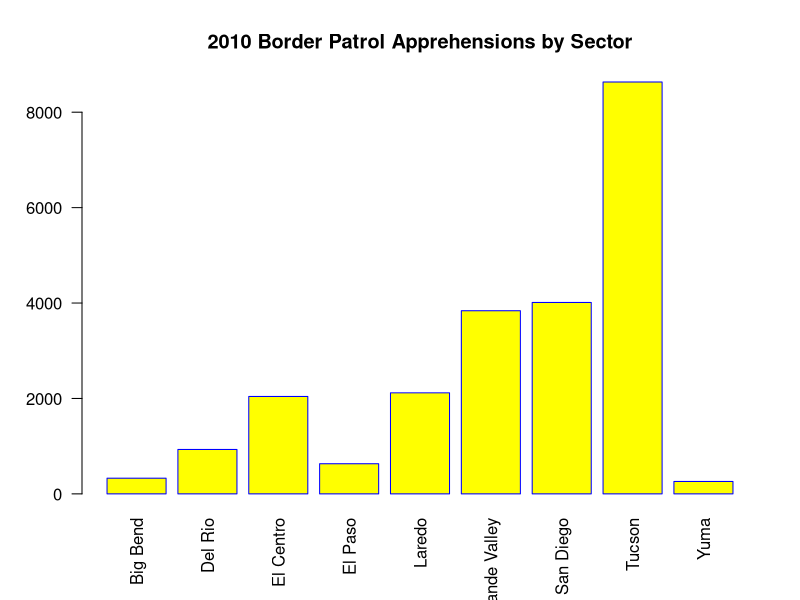
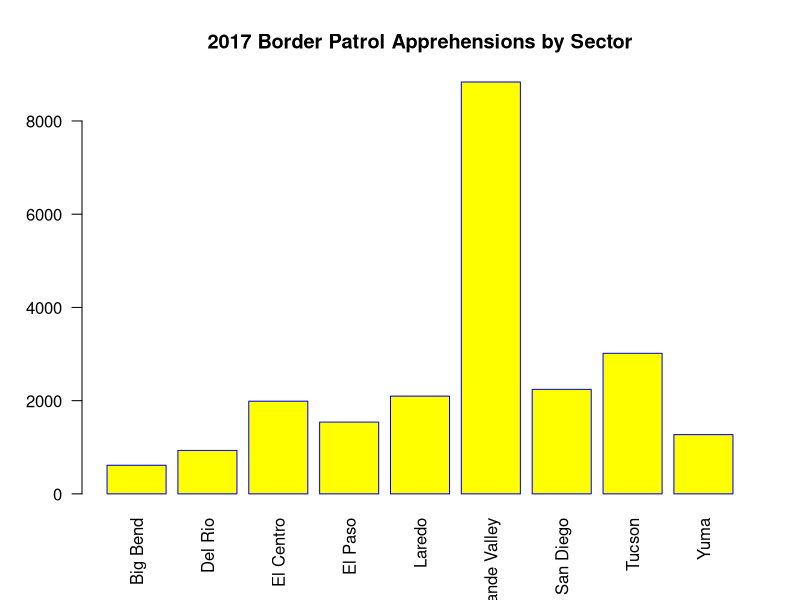
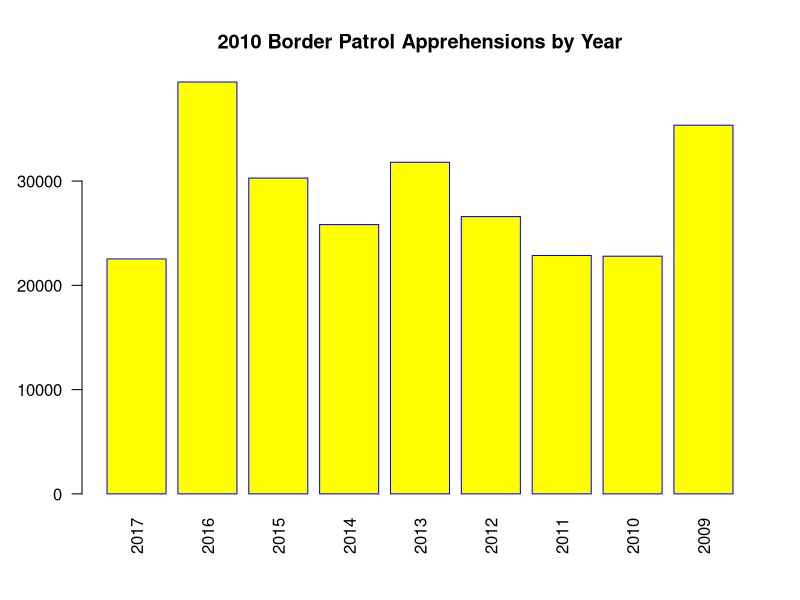
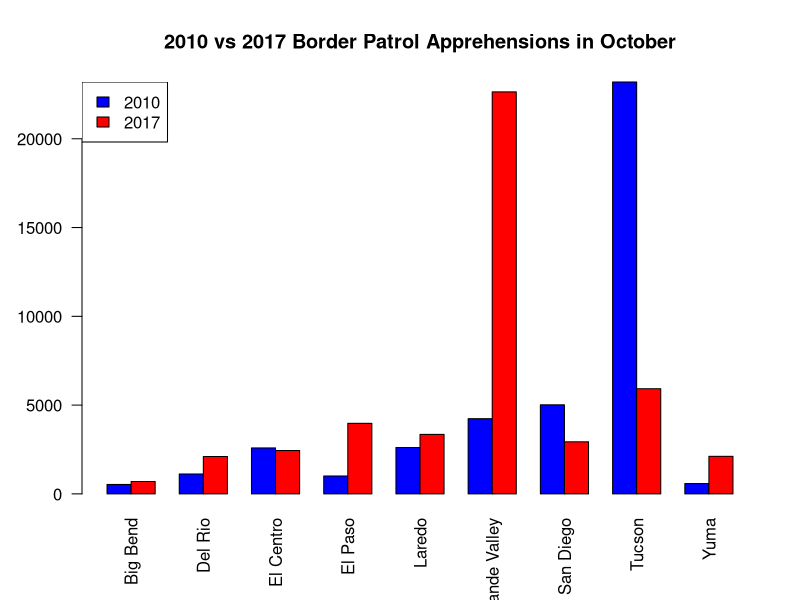
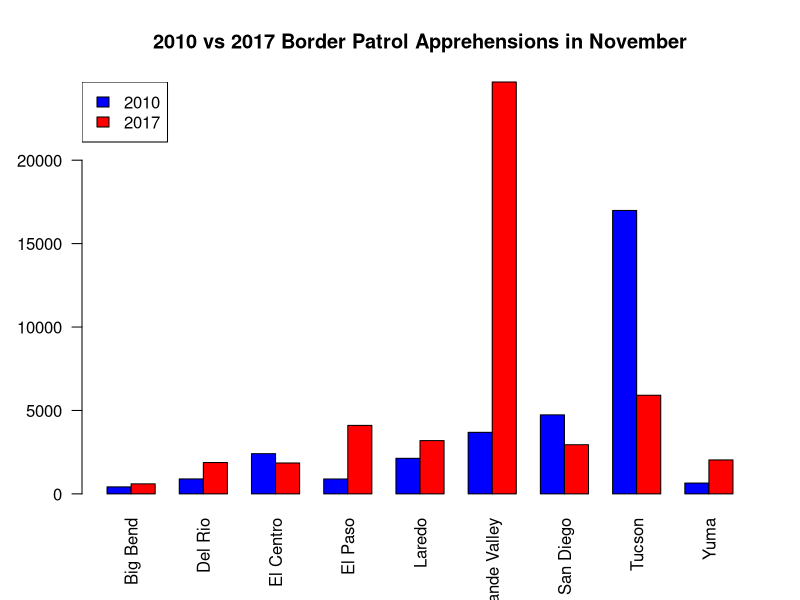
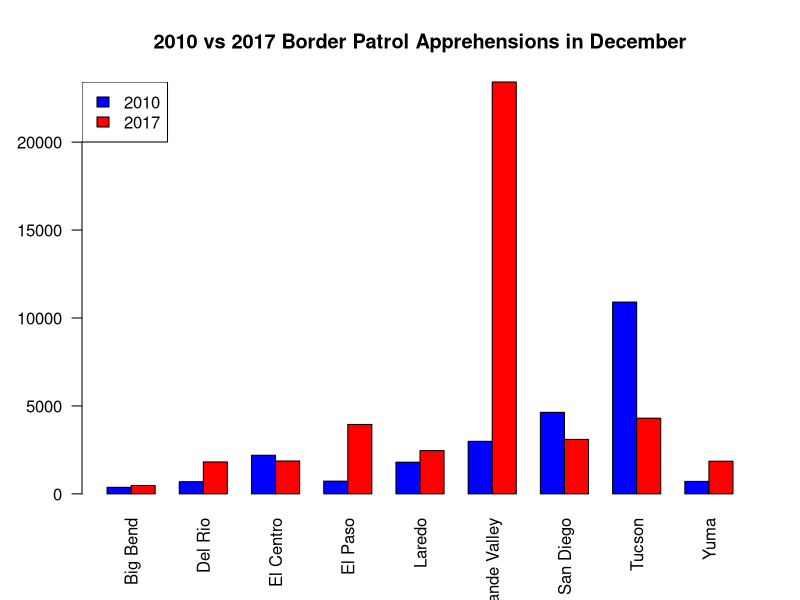
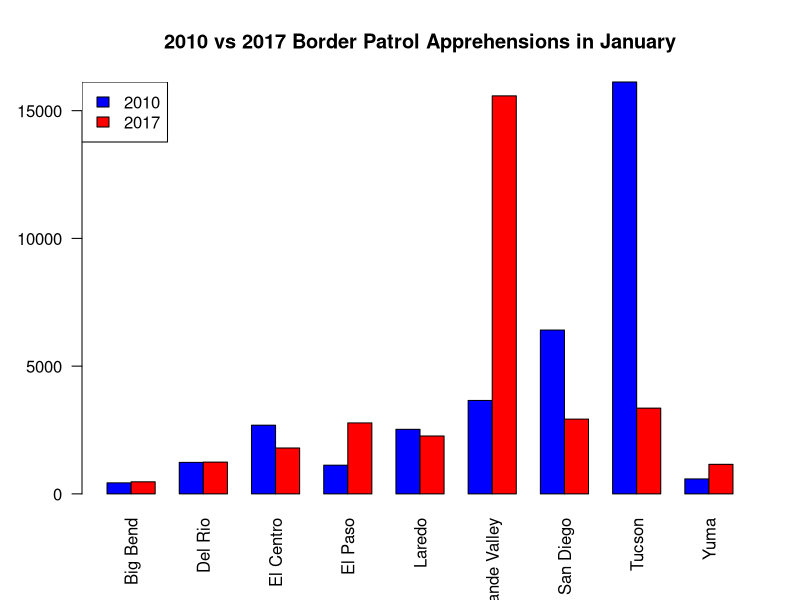
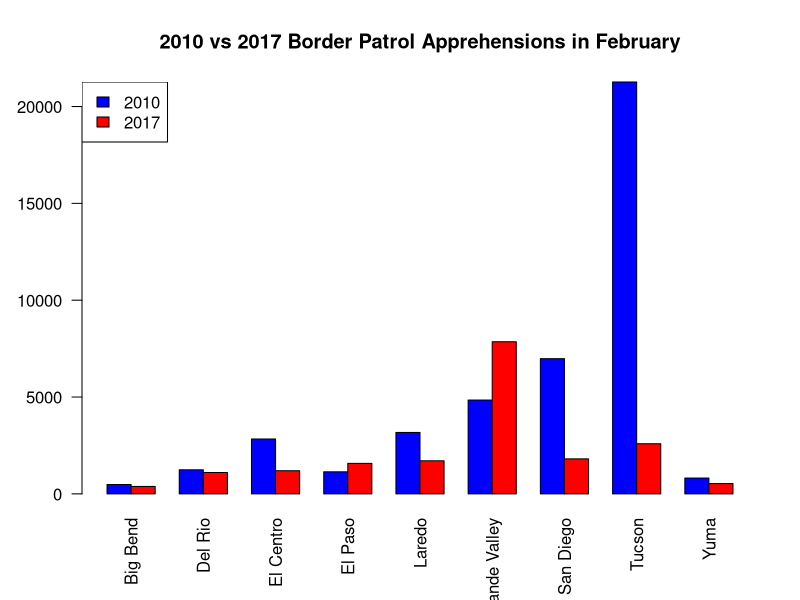

Reproduce these figures in R, in order.
## ---- chunk 1
BP2010 <- read.csv("BP Apprehensions 2010.csv", header = TRUE, stringsAsFactors = FALSE)
rownames(BP2010) <- BP2010[,1]
x <- barplot(BP2010[1:9,13], names.arg = rownames(BP2010)[1:9],
        las=2,
        axisnames=TRUE,
        main="2010 Border Patrol Apprehensions by Sector",
        border="blue",
        col="yellow")


PB2017 <- read.csv("PB Apprehensions 2017.csv", header = TRUE, stringsAsFactors = TRUE)
rownames(PB2017) <- PB2017[,1]
barplot(PB2017[1:9,13], names.arg = rownames(PB2017)[1:9],
        las=2,
        axisnames=TRUE,
        main="2017 Border Patrol Apprehensions by Sector",
        border="blue",
        col="yellow")

PBmonthly <- read.csv("monthly_sum.csv", header = TRUE, stringsAsFactors = TRUE)
rownames(PBmonthly) <- PBmonthly[,1]
barplot(PBmonthly[1:9,13], names.arg = rownames(PBmonthly)[1:9],
        las=2,
        axisnames=TRUE,
        main="2010 Border Patrol Apprehensions by Year",
        border="blue",
        col="yellow")

sideBySideMatrix <- function(month){
  matrix(c(BP2010[1:9,month], PB2017[1:9,month]), nrow = 2, byrow = TRUE)
}

sideBySideBarPlot <- function(month, monthString){
  barplot(sideBySideMatrix(month), names.arg = rownames(BP2010),
          las=2,
          axisnames=TRUE,
          beside=TRUE,
          col=c("blue", "red"),
          main = paste("2010 vs 2017 Border Patrol Apprehensions in", monthString, sep=" "))
  legend("topleft", 
       c("2010", "2017"), 
       fill = c("blue", "red"))
}

sideBySideBarPlot(2, "October")
sideBySideBarPlot(3, "November")
sideBySideBarPlot(4, "December")
sideBySideBarPlot(5, "January")
sideBySideBarPlot(6, "February")
sideBySideBarPlot(7, "March")
sideBySideBarPlot(8, "April")
sideBySideBarPlot(9, "June")
sideBySideBarPlot(10, "July")
sideBySideBarPlot(11, "August")
sideBySideBarPlot(12, "September")
